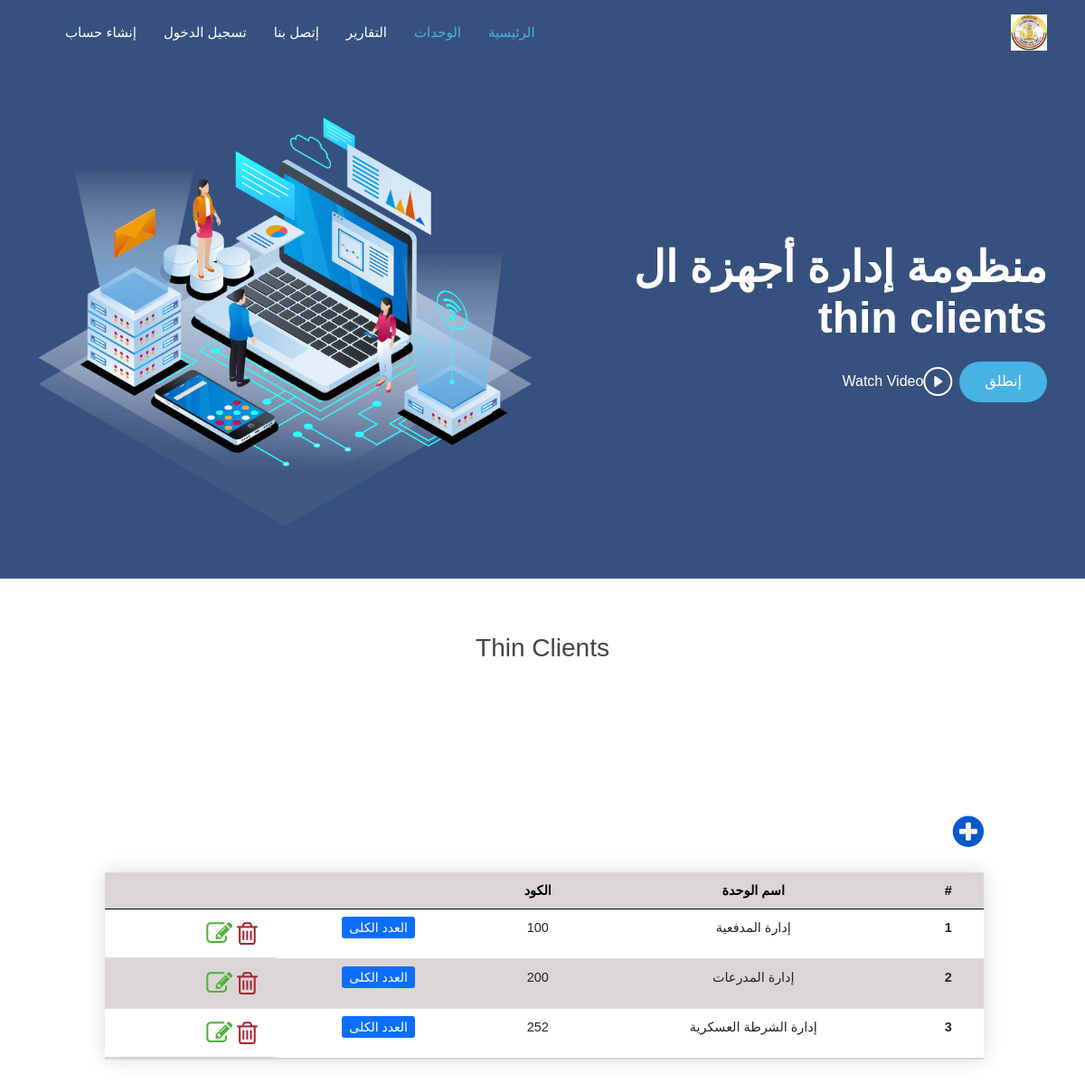
The page /devices/codeName on the database its author committed.
### devices/models.py (models this page shows, shortened)
class ThinCodeName(models.Model):
    NAME_CHOICES = (
        ('إدارة المشاة', 'إدارة المشاة'),
        ('إدارة المدرعات', 'إدارة المدرعات'),
        ('إدارة المدفعية', 'إدارة المدفعية'),
        ('إدارة المركبات', 'إدارة المركبات'),
        ('إدارة الشرطة العسكرية', 'إدارة الشرطة العسكرية'),
        ('إدارة الشؤون المعنوية', 'إدارة الشؤون المعنوية'),
        ('جهاز الرياضة العسكري', 'جهاز الرياضة العسكري'),
        ('هيئة التدريب للقوات المسلحة', 'هيئة التدريب للقوات المسلحة'),
        ('هيئة التفتيش للقوات المسلحة', 'هيئة التفتيش للقوات المسلحة'),
        ('إدارة الأسلحة والذخيرة', 'إدارة الأسلحة والذخيرة'),
        ('إدارة البحوث الفنية والتطوير', 'إدارة البحوث الفنية والتطوير'),
        ('مركز التنمية البشرية والعلوم السلوكية', 'مركز التنمية البشرية والعلوم السلوكية'),
        ('إدارة نوادي وفاندق ضباط ق.م', 'إدارة نوادي وفاندق ضباط ق.م'),
        (' جهاز مشروعات الخدمة الوطنية', 'جهاز مشروعات الخدمة الوطنية'),
        ('هيئة القضاء العسكري', 'هيئة القضاء العسكري'),
        ('إدارة المدعي العام', 'إدارة المدعي العام'),
        ('إدارة المحاكم العسكرية', 'إدارة المحاكم العسكرية'),
        ('إدارة الحرب الكيمائية', 'إدارة الحرب الكيمائية'),
        ('إدارة المتاحف العسكرية', 'إدارة المتاحف العسكرية'),
        ('قيادة قوات حرس الحدود', 'قيادة قوات حرس الحدود'),
        ('قيادة قوات الدفاع الشعبي والعسكري', 'قيادة قوات الدفاع الشعبي والعسكري'),
        ('إدارة الموسيقات العسكرية', 'إدارة الموسيقات العسكرية'),
        ('دار المحفوظات المركزية', 'دار المحفوظات المركزية'),
        ('المركز الرئيسية للتنبؤات الجوية', 'المركز الرئيسية للتنبؤات الجوية'),
        ('جهاز مراقبة وضمان الجودة/هيئة التسليح ق.م', 'جهاز مراقبة وضمان الجودة/هيئة التسليح ق.م'),
        (' إدارة التعليم والتدريب المهني', 'إدارة التعليم والتدريب المهني'),
        ('قيادة القوات الجوية', 'قيادة القوات الجوية'),
        ('المركز الإعلامي العسكري', 'المركز الإعلامي العسكري'),
        ('مركز تطوير وصيانة معدات النظم الألية', 'مركز تطوير وصيانة معدات النظم الألية'),
        ('مركز تدريب الية القيادة والسيطرة', 'مركز تدريب الية القيادة والسيطرة'),
        ('المنظومة تحرير', 'المنظومة تحرير'),
        ('إدارة المحفوظات المركزية', 'إدارة المحفوظات المركزية'),
        ('إدارة المياه', 'إدارة المياه'),
        ('إدارة الإشارة', 'إدارة الإشارة'),
        ('CCTV ', 'CCTV'),
        ('دفاع جوي', 'دفاع جوي'),
        ('جهاز تنمية الموارد المالية', 'جهاز تنمية الموارد المالية'),
        ('مؤسسة صندوق الجلاء للقوات المسلحة', 'مؤسسة صندوق الجلاء للقوات المسلحة'),
        ('صندوق التأميني التكميلي', 'صندوق التأميني التكميلي'),
        ('مؤسسة القروض', 'مؤسسة القروض'),
        ('صندوق التأمين الخاص', 'صندوق التأمين الخاص'),
        ('صندوق إسكان أفراد القوات المسلحة', 'صندوق إسكان أفراد القوات المسلحة'),
        ('هيئة الشؤون المالية للقوات المسلحة', 'هيئة الشؤون المالية للقوات المسلحة'),
        ('إدارة التفتيش والمحاسبات', 'إدارة التفتيش والمحاسبات'),
        ('إدارة الميزانية', 'إدارة الميزانية'),
        ('إدارة العلاقات العامة والتمويل الخارجي', 'إدارة العلاقات العامة والتمويل الخارجي'),
        ('الإدارة المركزية للمحاسبات', 'الإدارة المركزية للمحاسبات'),
        ('إدارة التأمين والمعاشات', 'إدارة التأمين والمعاشات'),
        ('هيئة التنظيم والإدارة للقوات المسلحة', 'هيئة التنظيم والإدارة للقوات المسلحة'),
        ('إدارة التجنيد والتعبئة', 'إدارة التجنيد والتعبئة'),
        ('إدارة السجلات العسكرية', 'إدارة السجلات العسكرية'),
        ('فرع الإنتقاء والتوجيه', 'فرع الإنتقاء والتوجي'),
        ('إدارة شؤون العاملين المدنيين', 'إدارة شؤون العاملين المدنيين'),
    )
    name = models.CharField(max_length=255, null=True, blank=True, choices=NAME_CHOICES, unique=True)
    code = models.IntegerField(blank=True, null=True)

### devices/views.py (the view)
# urls.py: path('codeName', views.all_codeName, name='code-name'),
def all_codeName(request):
    units = ThinCodeName.objects.all()
    names = [x for x in ThinCodeName.NAME_CHOICES if x not in units.values_list('name', flat=True)]
    context = {"units": units, "unit_names": names}
    return render(request, 'devices/code_unitname.html', context)

### devices/templates/devices/code_unitname.html (shortened to what this page needs)
{% extends 'main.html' %}
{% load static %}
{% block body %}
    <main id="main">
      <section>
        <div class="section-title">
            <h3>Thin Clients</h3>
        </div>
                  <div id="get-started" class="padd-section text-center" style="width: 90%;margin: 8rem 7rem;">
            <div style="display:flex; flex-direction:row;">
                <i data-bs-toggle="modal" data-bs-target="#createModal" class="fa fa-plus-circle" aria-hidden="true"
                   style="color:#0a58ca;display:flex; order: 1; font-size: 40px;"></i>
            </div>
            <table class="table styled-table" style="width: 90%;">
                <thead>
                <tr>
                    <th scope="col">#</th>
                    <th scope="col">اسم الوحدة</th>
                                        <th scope="col">الكود</th>
                                     <th scope="col"></th>
                    <th scope="col"></th>
                </tr>
                </thead>
                <tbody>
                {% for unit in units %}
                    <tr>
                        <th scope="row">{{ unit.pk }}</th>
                        <td>{{ unit.name }}</td>
                        <td>{{ unit.code }}</td>
<td> <a class="btn-sm btn-primary" href="{% url 'code-total' %}">العدد الكلى</a></td>
                        <td style="display:flex; flex-direction:row;"><i data-bs-toggle="modal"
                                                                         data-bs-target="#deleteModal"
                                                                         id="{{ unit.pk }}"
                                                                         style="color:#a52834; font-size:29px; margin-inline: 0.3rem;"
                                                                         class="fa fa-trash-o sara_delete"
                                                                         aria-hidden="true"></i>
                            <i data-bs-toggle="modal" data-bs-target="#updateModal"
                               style="color:#55b03f; font-size:29px;" id="{{ unit.pk }}"
                               class="fa fa-pencil-square-o sara_edit" aria-hidden="true"></i>
                        </td>
                    </tr>
                {% endfor %}
                </tbody>
            </table>
        </div>
    </section>
    </main>
{% endblock body %}

### static/css/style.css (style rules this page uses)
body { font-family: 'Almarai', sans-serif; color: #444444; }
a { color: #47b2e4; text-decoration: none; }
h1, h2, h3, h4, h5, h6 { font-family: 'Almarai', sans-serif; }
section { padding: 60px 0; overflow: hidden; }
.section-title { text-align: center; padding-bottom: 30px; }

### devices/templates/devices/code_unitname.html (style rules this page uses)
.styled-table { border-collapse: collapse; margin: 25px 0; font-size: 0.9em; font-family: sans-serif; min-width: 400px; box-shadow: 0 0 20px rgba(0, 0, 0, 0.15); }
.styled-table thead tr { background-color: #dbd6d6; color: #000000; text-align: left; }
.styled-table th, .styled-table td { padding: 12px 15px; text-align: center; }
.styled-table tbody tr { border-bottom: 1px solid #dddddd; text-align: center; }
.styled-table tbody tr:nth-of-type(even) { background-color: #dbd6d6; }
.styled-table tbody tr:last-of-type { border-bottom: 2px solid #dbd6d6; }

### rows shown on the page
ThinCodeName: pk "1", name "إدارة المدفعية", code "100"
ThinCodeName: pk "2", name "إدارة المدرعات", code "200"
ThinCodeName: pk "3", name "إدارة الشرطة العسكرية", code "252"
